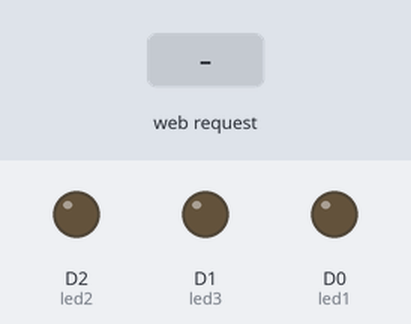
The program below on a simulated ESP8266 (NodeMCU). Shown: output pins drawn as LEDs (lit = HIGH). The inputs (shaded band) are chosen by the test bench. WiFi joins after 1.5 s; servers stay silent unless stated; what the program prints to the serial monitor is not drawn.

Above: at 2.7 s.
2.8 s: HTTP request GET /LED1ON received
At 3.5 s:
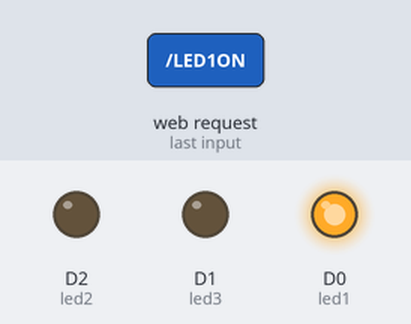
4.3 s: HTTP request GET /LED2ON received
At 4.7 s:
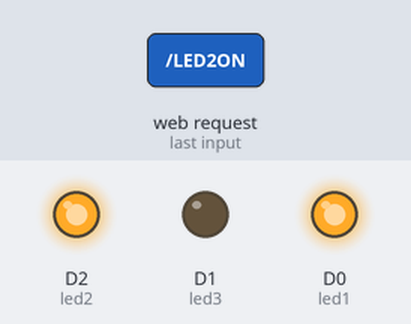
5.8 s: HTTP request GET /LED3ON received
At 7.0 s:
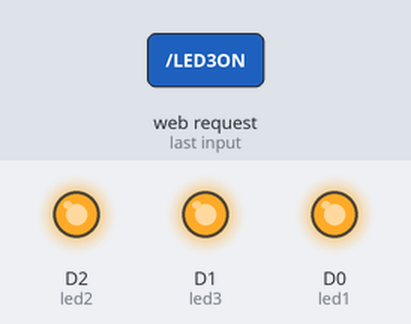
7.3 s: HTTP request GET /LED1OFF received
At 8.2 s:
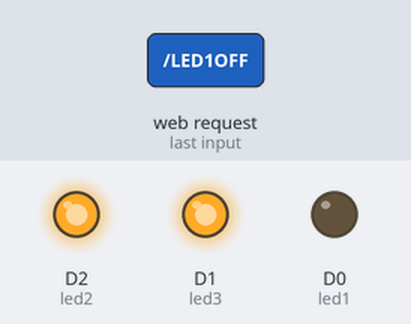
8.8 s: HTTP request GET /LED2OFF received
At 9.3 s:
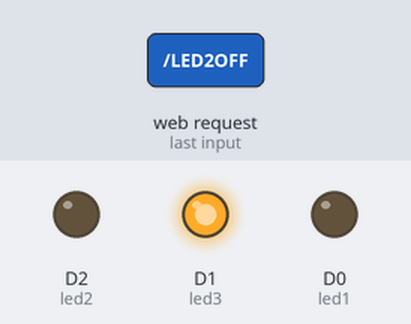
10.3 s: HTTP request GET /LED3OFF received
At 11.6 s:
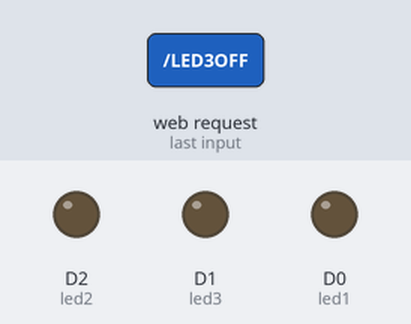
Timing chart, 0 to 12.8 s (numbered marks = the images above; inputs shaded):
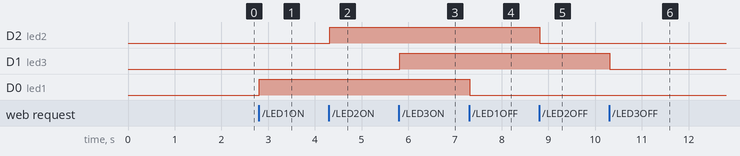

Measured:
- after the input at 2.8 s, D0 (led1): LOW → HIGH at once
- after the input at 4.3 s, D2 (led2): LOW → HIGH at once
- after the input at 5.8 s, D1 (led3): LOW → HIGH at once
- after the input at 7.3 s, D0 (led1): HIGH → LOW at once
- after the input at 8.8 s, D2 (led2): HIGH → LOW at once
- after the input at 10.3 s, D1 (led3): HIGH → LOW at once

The program:

main.cpp
```cpp
#include <Arduino.h>
#include <ESPAsyncWebServer.h>
#include <ESP8266WiFi.h>

int led1 = D0;
int led2 = D2;
int led3 = D1;

const char *ssid = "TEKNIK UNSOED D3";
const char *password = "";

String website;
AsyncWebServer server(80);

void setup() {
  pinMode(led1, OUTPUT);
  pinMode(led2, OUTPUT);
  pinMode(led3, OUTPUT);

  // serial, media komunikasi nodemcu dengan perangkat lain
  Serial.begin(9600);
  delay(10);

  // // setting mode access point
  // Serial.println("Configuring access point...");
  // WiFi.mode(WIFI_AP);
  // WiFi.softAP(ssid, password);
  // Serial.print("Wifi: ");
  // Serial.println(ssid);
  // Serial.print("IP address: ");
  // Serial.println(WiFi.softAPIP());

  // setting mode station
Serial.print("Connecting to ");
  Serial.println(ssid);

  WiFi.mode(WIFI_STA);
  WiFi.begin(ssid, password);

  while (WiFi.status() != WL_CONNECTED)
  {
    delay(300);
    Serial.print(".");
  }

  Serial.println("");
  Serial.println("WiFi connected");
  Serial.print("IP address: ");
  Serial.println(WiFi.localIP());

  // isi website
  website+= "<h1> Web Control ESP8266</h1>";
  website+= "<p>LED 1: ";
  website+= "<a href=\"LED1ON\"\"><button>ON</button></a><a     href=\"LED1OFF\"\"><button>OFF</button></a></p><br>";
  website+= "<p>LED 2: ";
  website+= "<a href=\"LED2ON\"\"><button>ON</button></a><a href=\"LED2OFF\"\"><button>OFF</button></a></p><br>";
  website+= "<p>LED 3: ";
  website+= "<a href=\"LED3ON\"\"><button>ON</button></a><a href=\"LED3OFF\"\"><button>OFF</button></a></p>";

  // endpoint
  server.on("/", HTTP_GET, [](AsyncWebServerRequest *request){
    request->send(200, "text/html", website);
  });

  server.on("/LED1ON", HTTP_GET, [](AsyncWebServerRequest *request){
    digitalWrite(led1, HIGH);
    request->send(200, "text/html", website);
  });

  server.on("/LED2ON", HTTP_GET, [](AsyncWebServerRequest *request){
    digitalWrite(led2, HIGH);
    request->send(200, "text/html", website);
  });

  server.on("/LED3ON", HTTP_GET, [](AsyncWebServerRequest *request){
    digitalWrite(led3, HIGH);
    request->send(200, "text/html", website);
  });

  server.on("/LED1OFF", HTTP_GET, [](AsyncWebServerRequest *request){
    digitalWrite(led1, LOW);
    request->send(200, "text/html", website);
  });

  server.on("/LED2OFF", HTTP_GET, [](AsyncWebServerRequest *request){
    digitalWrite(led2, LOW);
    request->send(200, "text/html", website);
  });

  server.on("/LED3OFF", HTTP_GET, [](AsyncWebServerRequest *request){
    digitalWrite(led3, LOW);
    request->send(200, "text/html", website);
  });

  server.begin();
}

void loop() {
}
```
